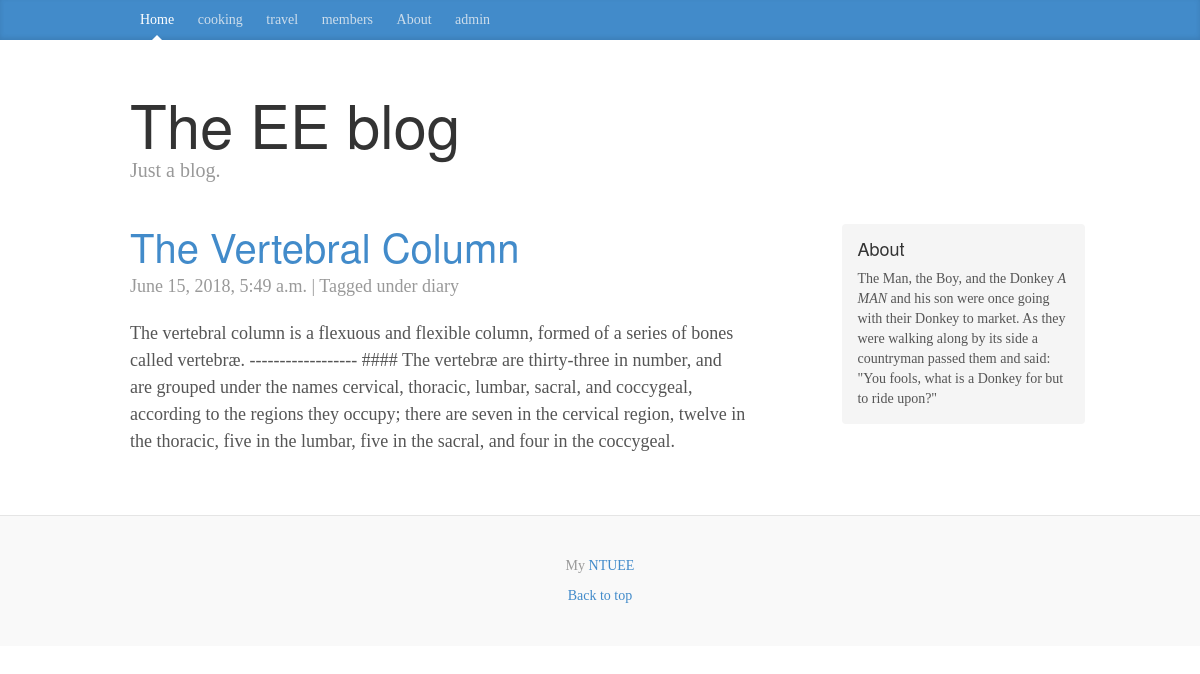
/entry/vertebral-column, run on the app's committed database.
### blog/models.py (models this page shows, shortened)
class Entry(models.Model):
    title = models.CharField(max_length=200)
    body = models.TextField()
    slug = models.SlugField(max_length=200, unique=True)
    publish = models.BooleanField(default=True)
    created = models.DateTimeField(auto_now_add=True)
    modified = models.DateTimeField(auto_now=True)
    tags = models.ManyToManyField(Tag)
    objects = EntryQuerySet.as_manager()
    class Meta:
        verbose_name = "Blog Entry"
        verbose_name_plural = "Blog Entries"
        ordering = ["-created"]

class Tag(models.Model):
    slug = models.SlugField(max_length=200, unique=True)
    def __str__(self):
        return self.slug

### blog/views.py (the view)
# urls.py: url(r'^entry/(?P<slug>\S+)$', views.BlogDetail.as_view(), name="entry_detail"),
class BlogDetail(generic.DetailView):
    model = models.Entry
    template_name = "post.html"

### templates/post.html
{% extends "base.html" %}
{% load django_markdown %}
{% block blog_entries %}
  <div class="post">
    <h2><a href="{% url "entry_detail" slug=object.slug %}">{{ object.title }}</a></h2>
    <p class="meta">
      {{ object.created }} |
      Tagged under {{  object.tags.all|join:", " }}
    </p>
    {{ object.body|markdown }}
  </div>
{% endblock %}

### static/css/blog.css (style rules this page uses)
body { font-family: Georgia, "Times New Roman", Times, serif; color: #555; }
h1, .h1, h2, .h2, h3, .h3, h4, .h4, h5, .h5, h6, .h6 { margin-top: 0; font-family: "Helvetica Neue", Helvetica, Arial, sans-serif; font-weight: normal; color: #333; }
.post { margin-bottom: 60px; }
div.post h2:first-child { margin-bottom: 5px; font-size: 40px; }
.meta { margin-bottom: 20px; color: #999; }

### data on the page
Entry: title "The Vertebral Column", created "June 15, 2018, 5:49 a.m.", tags.all "diary", body "The vertebral column is a flexuous and flexible column, formed of a series of bones called vertebræ. ------------------ #### The vertebræ are thirty-three in number, and are grouped under the names cervical, thoracic, lumbar, sacral, and coccygeal, according to the regions they occupy; there are seven in the cervical region, twelve in the thoracic, five in the lumbar, five in the sacral, and four in the coccygeal."
